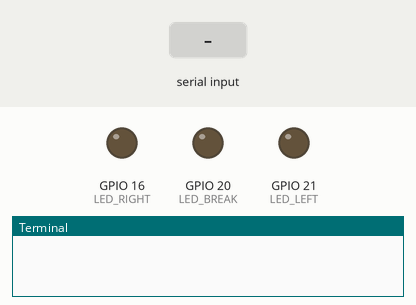
This program was run on a simulated Raspberry Pi (BCM pin numbers). On the bench: output pins drawn as LEDs (lit = HIGH), the last lines printed to the terminal. Dashed ring = blinking. The inputs (shaded band) are chosen by the test bench. Threads take turns every 2 ms.

Above: at 1.2 s.
1.3 s: "ron" typed at the terminal, then Enter
At 1.7 s:
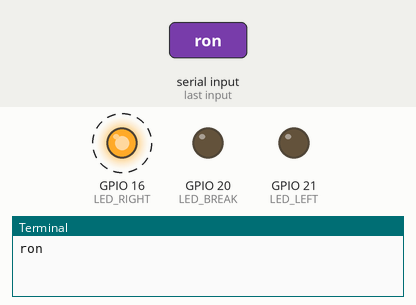
4.3 s: "lon" typed at the terminal, then Enter
At 4.7 s:
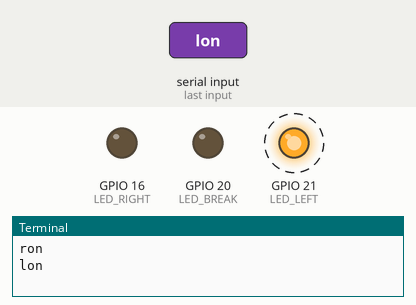
7.3 s: "breakon" typed at the terminal, then Enter
At 7.7 s:
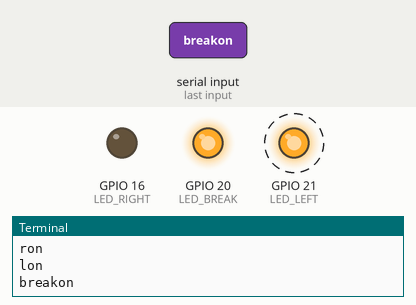
10.3 s: "emeron" typed at the terminal, then Enter
At 11.7 s:
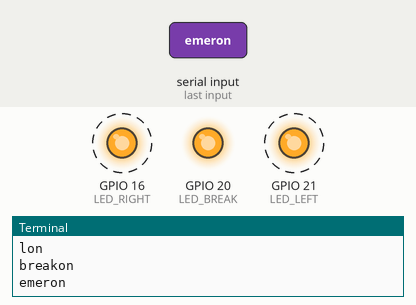
13.3 s: "breakoff" typed at the terminal, then Enter
At 13.7 s:
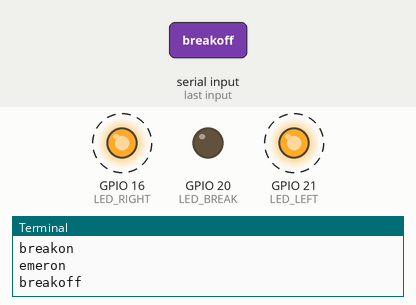
Timing chart, 0 to 17.3 s (numbered marks = the images above; inputs shaded):
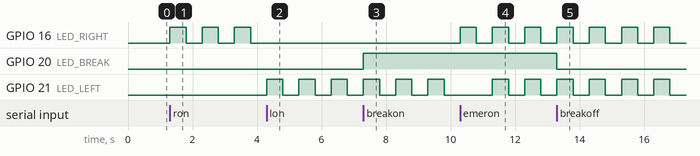

The program:

BackLedCntroller.py
```python
import RPi.GPIO as GPIO
import threading
import time

class BackLedCntroller():

    #LED 포트 번호
    LED_LEFT = 21
    LED_RIGHT = 16
    LED_BREAK = 20

    #LED 상태 변수
    led_left_on = False
    led_right_on = False
    led_emergency_on = False
    led_night_on = False
    led_break_on = False

    #깜빡임 간격
    BLINKTIME = 0.5

    def __init__(self):
        threading.Thread.__init__(self)

        GPIO.setmode(GPIO.BCM)
        GPIO.setup(self.LED_LEFT, GPIO.OUT)
        GPIO.setup(self.LED_RIGHT, GPIO.OUT)
        GPIO.setup(self.LED_BREAK, GPIO.OUT)

    #브레이크 제어
    def break_on(self):
        self.led_break_on = True
        GPIO.output(self.LED_BREAK, GPIO.HIGH)

    def break_off(self):
        self.led_break_on = False
        GPIO.output(self.LED_BREAK, GPIO.LOW)

    #브레이크 제어
    def break_night_on(self):
        if(self.led_night_on == True):
            return
        else:
            self.led_night_on = True
        t = threading.Thread(target=self.break_night_thread, args=())
        t.start()

    def break_night_off(self):
        self.led_night_on = False


    #깜빡이 제어
    def turn_on(self, oriental):
        if oriental == self.LED_RIGHT:
            self.turn_off(self.LED_LEFT)
            t = threading.Thread(target=self.turn_on_thread, args=(self.LED_RIGHT,"right"))
            t.start()
        if oriental == self.LED_LEFT:
            self.turn_off(self.LED_RIGHT)
            t = threading.Thread(target=self.turn_on_thread, args=(self.LED_LEFT,"left"))
            t.start()

    def turn_off(self, oriental):
        if oriental == self.LED_RIGHT:
            self.led_right_on = False
        if oriental == self.LED_LEFT:
            self.led_left_on = False

    def turn_on_thread(self, led_gpio_port,turn):

        if led_gpio_port==self.LED_LEFT:
            self.led_left_on = True
        elif led_gpio_port==self.LED_RIGHT:
            self.led_right_on = True

        while True:
            GPIO.output(led_gpio_port, GPIO.HIGH)
            time.sleep(self.BLINKTIME)
            GPIO.output(led_gpio_port, GPIO.LOW)
            time.sleep(self.BLINKTIME)
            if led_gpio_port==self.LED_LEFT and self.led_left_on==False:
                GPIO.output(led_gpio_port, GPIO.LOW)
                break
            elif led_gpio_port==self.LED_RIGHT and self.led_right_on==False:
                GPIO.output(led_gpio_port, GPIO.LOW)
                break


    #비상등 제어
    def emergency_on(self):
        self.turn_off(self.LED_LEFT)
        self.turn_off(self.LED_RIGHT)
        t = threading.Thread(target=self.emergency_on_thread, args=())
        t.start()

    def emergency_off(self):
        self.led_emergency_on = False

    def emergency_on_thread(self):
        self.led_emergency_on = True
        while True:
            GPIO.output(self.LED_RIGHT, GPIO.HIGH)
            GPIO.output(self.LED_LEFT, GPIO.HIGH)
            time.sleep(self.BLINKTIME)
            GPIO.output(self.LED_RIGHT, GPIO.LOW)
            GPIO.output(self.LED_LEFT, GPIO.LOW)
            time.sleep(self.BLINKTIME)

            if self.led_emergency_on == False:
                GPIO.output(self.LED_RIGHT, GPIO.LOW)
                GPIO.output(self.LED_LEFT, GPIO.LOW)
                break

    def break_night_thread(self):
        while True:
            time.sleep(0.000001)
            GPIO.output(self.LED_BREAK, GPIO.LOW)
            time.sleep(0.009999)
            GPIO.output(self.LED_BREAK, GPIO.HIGH)
            while self.led_break_on == True:
                pass
            if self.led_night_on == False:
                GPIO.output(self.LED_BREAK, GPIO.LOW)
                break


backLedCntroller = BackLedCntroller()

if __name__ == "__main__":
    while True:
        text = input()
        if text == "ron":
            backLedCntroller.turn_on(backLedCntroller.LED_RIGHT)
        if text == "lon":
            backLedCntroller.turn_on(backLedCntroller.LED_LEFT)
        if text == "roff":
            backLedCntroller.turn_off(backLedCntroller.LED_RIGHT)
        if text == "loff":
            backLedCntroller.turn_off(backLedCntroller.LED_LEFT)
        if text == "breakon":
            backLedCntroller.break_on()
        if text == "breakoff":
            backLedCntroller.break_off()
        if text == "emeron":
            backLedCntroller.emergency_on()
        if text == "emeroff":
            backLedCntroller.emergency_off()
        if text == "night":
            backLedCntroller.break_night_on()
        if text == "day":
            backLedCntroller.break_night_off()
```

Measured:
- after the input at 1.3 s, GPIO 16 (LED_RIGHT): alternates HIGH for 0.50 s and LOW for 0.50 s, starting at once
- after the input at 4.3 s, GPIO 16 (LED_RIGHT): stops changing and stays LOW; GPIO 21 (LED_LEFT): alternates HIGH for 0.50 s and LOW for 0.50 s, starting at once
- after the input at 7.3 s, GPIO 20 (LED_BREAK): LOW → HIGH at once
- after the input at 10.3 s, GPIO 16 (LED_RIGHT): alternates HIGH for 0.50 s and LOW for 0.50 s, starting at once
- after the input at 13.3 s, GPIO 20 (LED_BREAK): HIGH → LOW at once
